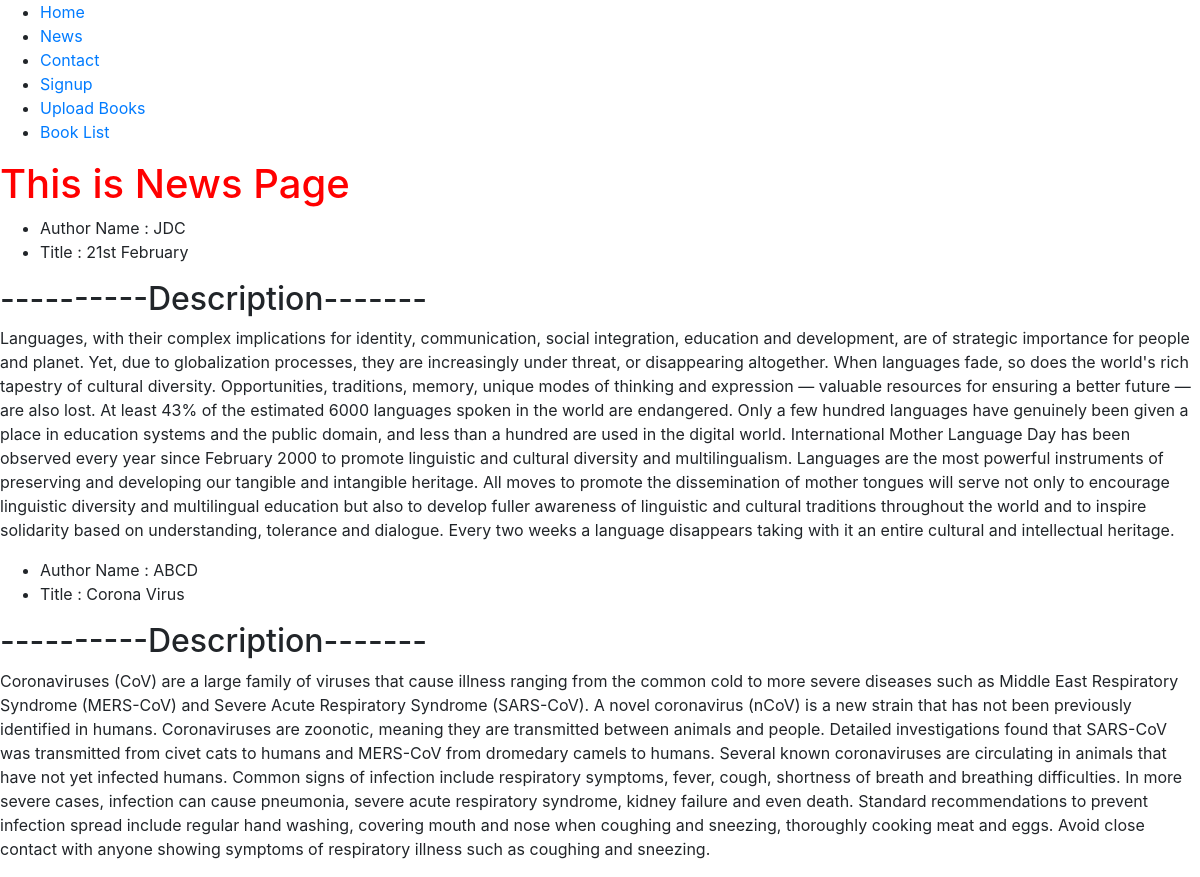
Page /news/ on the committed database.
### NewsApp/models.py (models this page shows, shortened)
class News(models.Model):
	author 	= models.CharField(max_length=30)
	title = models.CharField(max_length=30)
	description = models.TextField()
	pub_date = models.DateField(default=timezone.now())

### NewsApp/views.py (the view)
# urls.py: path('news/',NewsP,name='News' ),
def NewsP(request):
	obj = News.objects.all()
	context = {
		"data":obj
	}
	return render(request,'news.html',context)

### templates/news.html (shortened to what this page needs)
{% extends 'base.html' %}
{% block content %}
<h1>This is News Page</h1>
{% for rows in data %}
<ul>
	<li>Author Name : {{rows.author}}</li>
	<li>Title : {{rows.title}}</li>
</ul>
<h2>----------Description-------</h2>
<p>{{rows.description}}</p>
{% endfor %}
{% endblock %}

### templates/base.html (shortened to what this page needs)
{% load static %}
<!DOCTYPE html>
<html>
<head>
	<link rel="stylesheet" type="text/css" href="{% static 'bootstrap/css/bootstrap.min.css' %}">
	<link rel="stylesheet" type="text/css" href="{% static 'css/style.css' %}">
	{% include 'navbar.html' %}
</head>
<body>
	{% block content %}
	{% endblock %}
</body>
</html>

### templates/navbar.html
<nav>
	<ul>
		<li><a href="{% url 'Home' %}">Home</a></li>
		<li><a href="{% url 'News' %}">News</a></li>
		<li><a href="{% url 'Contact' %}">Contact</a></li>
		<li><a href="{% url 'Register' %}">Signup</a></li>
		<li><a href="{% url 'upload_book' %}">Upload Books</a></li>
		<li><a href="{% url 'book_list' %}">Book List</a></li>
	</ul>
</nav>

### static/css/style.css (style rules this page uses)
h1 { color: red; }

### rows in the picture
News: author "JDC", title "21st February", description "Languages, with their complex implications for identity, communication, social integration, education and development, are of strategic importance for people and planet. Yet, due to globalization processes, they are increasingly under threat, or disappearing altogether. When languages fade, so does the world's rich tapestry of cultural diversity. Opportunities, traditions, memory, unique modes of thinking and expression — valuable resources for ensuring a better future — are also lost. At least 43% of the estimated 6000 languages spoken in the world are endangered. Only a few hundred languages have genuinely been given a place in education systems and the public domain, and less than a…"
News: author "ABCD", title "Corona Virus", description "Coronaviruses (CoV) are a large family of viruses that cause illness ranging from the common cold to more severe diseases such as Middle East Respiratory Syndrome (MERS-CoV) and Severe Acute Respiratory Syndrome (SARS-CoV). A novel coronavirus (nCoV) is a new strain that has not been previously identified in humans. Coronaviruses are zoonotic, meaning they are transmitted between animals and people. Detailed investigations found that SARS-CoV was transmitted from civet cats to humans and MERS-CoV from dromedary camels to humans. Several known coronaviruses are circulating in animals that have not yet infected humans. Common signs of infection include respiratory symptoms, fever, cough,…"
